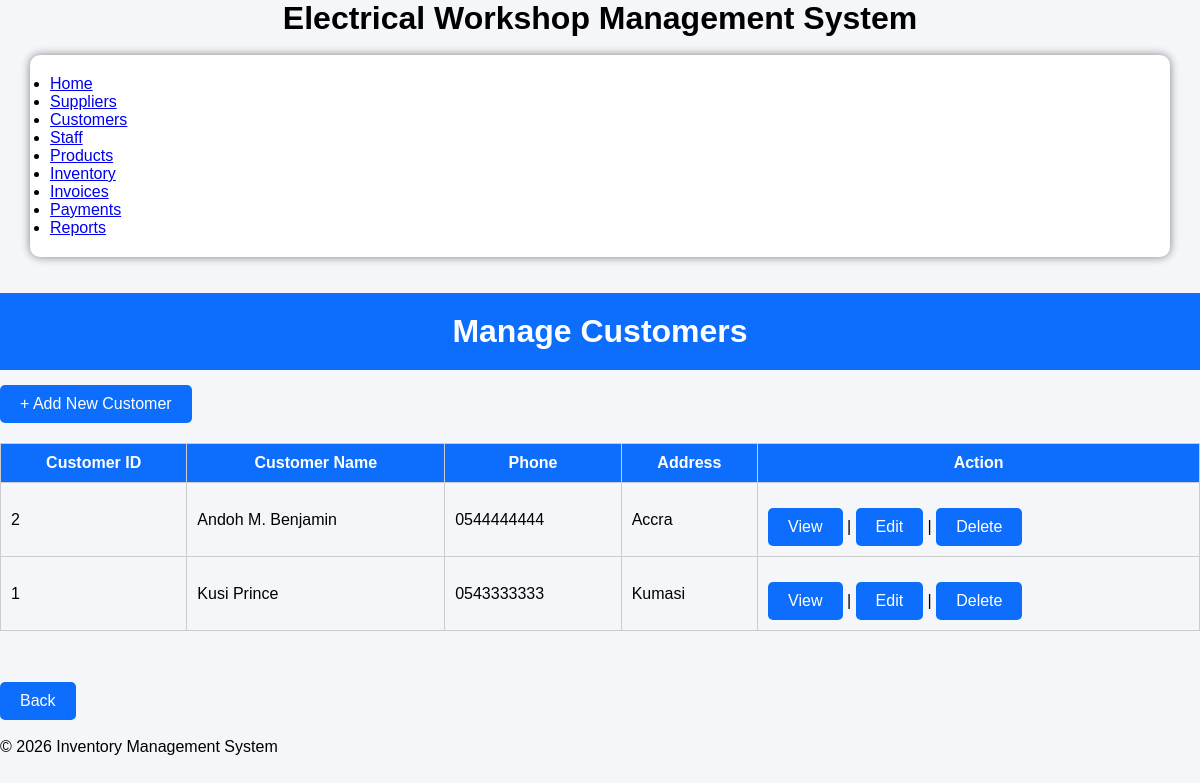
/customer/index.php, run on the app's committed database.
### tables this page shows
CREATE TABLE customer (
  `Customer_ID` int NOT NULL AUTO_INCREMENT,
  `Customer_Name` varchar(100) NOT NULL,
  `Phone` varchar(20) DEFAULT NULL,
  `Address` varchar(255) DEFAULT NULL,
  PRIMARY KEY (`Customer_ID`),
  UNIQUE KEY `Phone` (`Phone`)
);

### customer/index.php (the view)
<?php
include '../config/database.php';
include '../includes/header.php';
$sql = "SELECT * FROM `Customer` ORDER BY `Customer_ID` DESC";
$result = mysqli_query($conn, $sql);
?>
<!DOCTYPE html>
<head><link rel="stylesheet" href="../css/style.css"></head>
<body>
     <br><br>
<h1 class="header">Manage Customers</h1>
<a href="add_customer.php" class="btn">+ Add New Customer</a>
<table>
    <tr>
        <th>Customer ID</th>
        <th>Customer Name</th>
        <th>Phone</th>
        <th>Address</th>
        <th>Action</th>
    </tr>
    <?php while($row = mysqli_fetch_assoc($result)) { ?>
    <tr>
        <td><?php echo $row['Customer_ID']; ?></td>
        <td><?php echo $row['Customer_Name']; ?></td>
        <td><?php echo $row['Phone']; ?></td>
        <td><?php echo $row['Address']; ?></td>
        <td>
            <a href="view_customer.php?customer_id=<?php echo $row['Customer_ID']; ?>" class="btn">View</a> |
            <a href="edit_customer.php?customer_id=<?php echo $row['Customer_ID']; ?>" class="btn">Edit</a> |
            <a href="delete_customer.php?customer_id=<?php echo $row['Customer_ID']; ?>" onclick="return confirm('Delete this customer?')" class="btn">Delete</a>
        </td>
    </tr>
    <?php } ?>
</table>
<br><br>
<a href="../index.php" class="btn">Back</a><br><br>
<?php include '../includes/footer.php'; ?>
</body>
</html>

### css/style.css (style rules this page uses)
Body { Font-family: Arial; Background:#f4f4f4; }
Button,.btn { Background:#003366; Color:white; Padding:10px 20px; Border:none; Text-decoration:none; Display:inline-block; Margin-top:15px; Cursor:pointer; }
Table { Width:100%; Border-collapse:collapse; Margin-top:20px; }
Table,th,td { Border:1px solid #ccc; }
Th { Background:#003366; Color:white; Padding:10px; }
Td { Padding:10px; }
* { margin:0; padding:0; box-sizing:border-box; font-family:Arial, Helvetica, sans-serif; }
body { background:#f4f6f9; }
.header { background:#0d6efd; color:white; padding:20px; text-align:center; }
.btn { display:inline-block; background:#0d6efd; color:white; padding:10px 20px; text-decoration:none; border-radius:5px; }
table { width:100%; border-collapse:collapse; margin-top:20px; }
table th { background:#0d6efd; color:white; padding:10px; }
table td { padding:10px; border:1px solid #ccc; }

### data on the page
customer: Customer_ID "2", Customer_Name "Andoh M. Benjamin", Phone "0544444444", Address "Accra"
customer: Customer_ID "1", Customer_Name "Kusi Prince", Phone "0543333333", Address "Kumasi"
